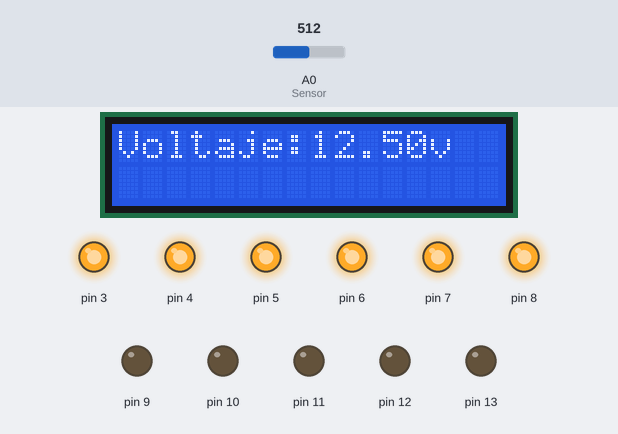
Recording of a sketch running on a simulated Arduino Uno, built with avr-gcc and run on an emulated ATmega328P. Shown: 16×2 character LCD, output pins drawn as LEDs (lit = HIGH). The test bench sets the inputs (shaded band); at power-on: A0 (Sensor) = 512. What the sketch prints to the serial monitor is not drawn.

Above: at 1.2 s.
1.3 s: A0 (Sensor) set to 420
At 2.5 s:
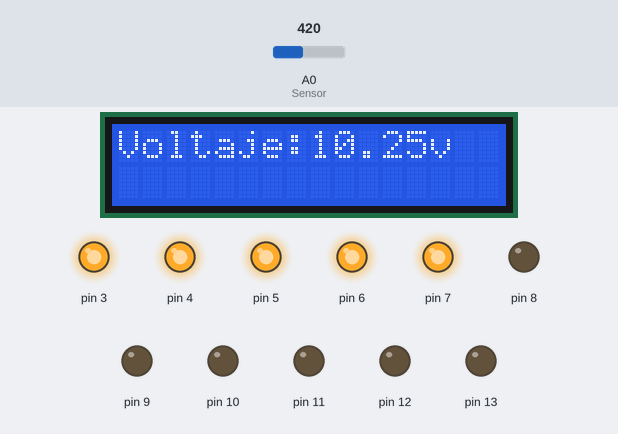
2.8 s: A0 (Sensor) set to 394
At 3.7 s:
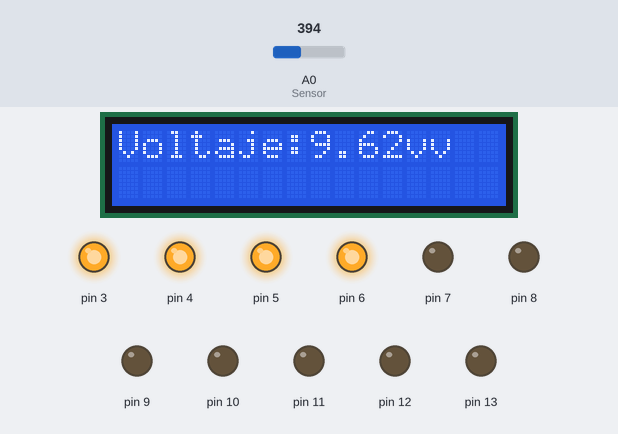
4.3 s: A0 (Sensor) set to 306
At 4.8 s:
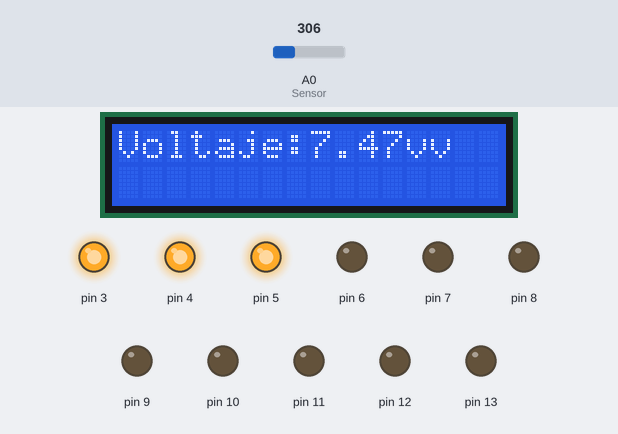
5.8 s: A0 (Sensor) set to 122
At 6.3 s:
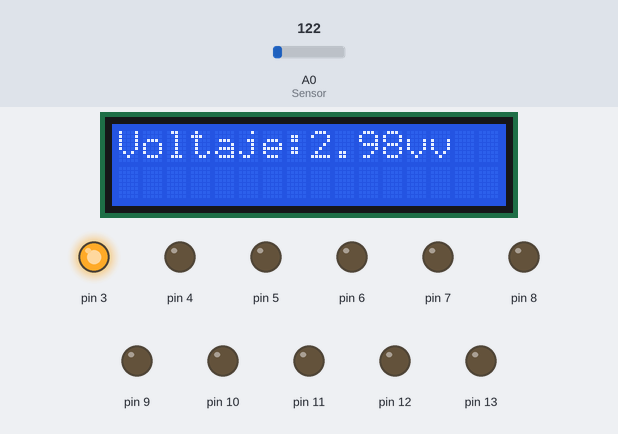
7.3 s: A0 (Sensor) set to 716
At 8.5 s:
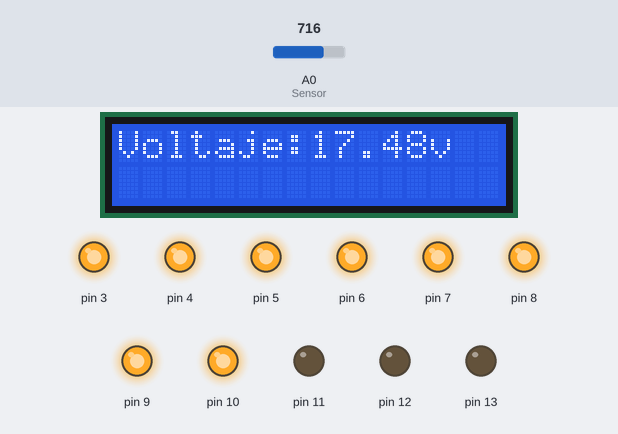
8.8 s: A0 (Sensor) set to 900
At 9.8 s:
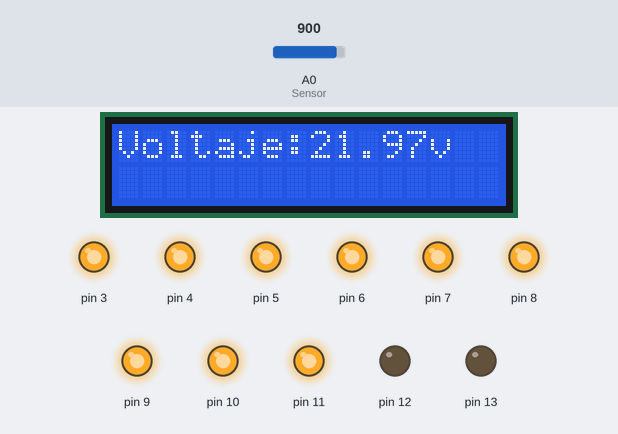
Timing chart, 0 to 11.3 s (numbered marks = the images above; inputs shaded):
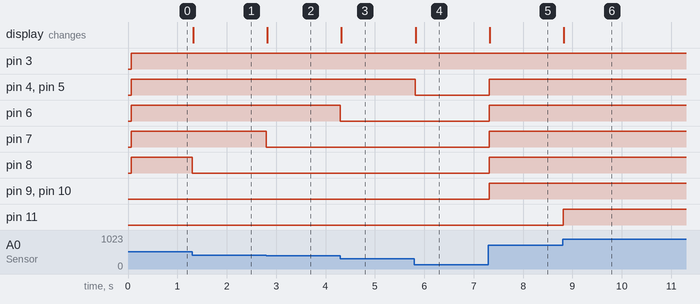

Measured:
- the behaviour switches between 410 and 409 on A0 (Sensor) (found by bisection; images 1 and 2)
- after the input at 1.3 s, pin 8: HIGH → LOW at once; the display: changes at once (image 1)
- after the input at 2.8 s, pin 7: HIGH → LOW at once; the display: changes at once (image 2)
- after the input at 4.3 s, pin 6: HIGH → LOW at once; the display: changes at once (image 3)
- after the input at 5.8 s, pin 4, pin 5: HIGH → LOW at once; the display: changes at once (image 4)
- after the input at 7.3 s, pin 4–10: LOW → HIGH at once; the display: changes at once (image 5)
- after the input at 8.8 s, pin 11: LOW → HIGH at once; the display: changes at once (image 6)

The sketch:

sistema_de_medicion_de_voltaje.ino
```cpp
#include <LiquidCrystal_I2C.h>
LiquidCrystal_I2C lcd (0x27, 16,2);
#define Sensor A0
float vOUT =0.0;
float vIN=0.0;
float R1=30000.0;//30kohms resistencia
float R2=7500.0;//7.5kohms resistencia
void setup() {
 Serial.begin(9600);
 lcd.init();
 lcd.backlight();

 for (int i= 3; i<14 ; i++)
 pinMode(i, OUTPUT);
}
void loop() {
 int valor=analogRead (Sensor);
 vOUT=(valor *5.0) / 1024.0;
 vIN=vOUT / (R2/(R1 + R2));
 int k = map ( vIN, 0, 24, 3 , 13);
 for ( int j=3 ; j < 14 ; j++)
 {
 if (j <= k)
 digitalWrite(j, HIGH);
 else
 digitalWrite(j, LOW);
 }
 lcd.setCursor (0,0);
 lcd.print("Voltaje:");
 Serial.println(vIN);

 lcd.print(vIN);
 lcd.print("v");
}
```
